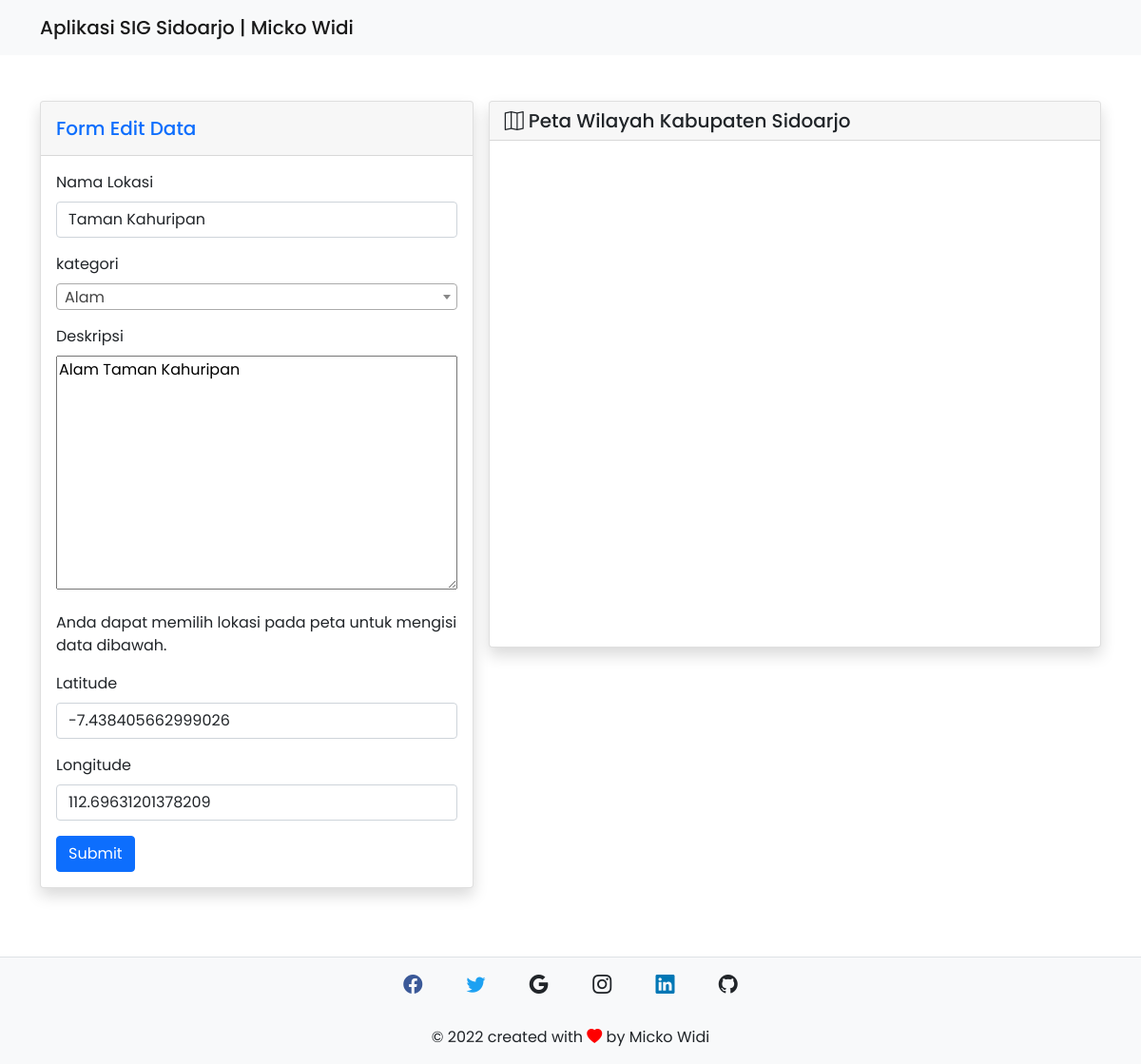
The page /view/edit.php?id=2 on the database its author committed.
### tables this page shows
CREATE TABLE `tourism` (
  `id` int(11) NOT NULL,
  `name` varchar(255) DEFAULT NULL,
  `category` varchar(255) DEFAULT NULL,
  `description` text DEFAULT NULL,
  `lat` double DEFAULT NULL,
  `lng` double DEFAULT NULL
);

### view/edit.php (the view, shortened to what this page needs)
<?php include './template/header.php' ?>
<?php $id = $_GET['id']; ?>
<div class="row g-3">
  <div class="col-lg-5 col-md-12">
    <div class="card shadow mb-4">
      <div class="card-header py-3 ">
        <h5 class="m-0 font-weight-bold text-primary">Form Edit Data</h5>
      </div>
      <div class="card-body">
        <?php
          $sql = "select * from tourism where id = '$id'";
          $query = mysqli_query($connection, $sql);
          while ($tourism = mysqli_fetch_array($query)) :
        ?>
      <form action="../controller/update.php" method="POST">
        <div class="mb-3">
          <label class="form-label">Nama Lokasi</label>
          <input type="text" class="form-control" name="name" value="<?= $tourism['name'] ?>" required>
        </div>
        <div class="mb-3">
          <label class="form-label">kategori</label><br>
        </div>
        <div class="mb-3">
          <label class="form-label">Deskripsi</label>
          <textarea name="description" style="width: 100%;" cols="30" rows="10"><?= $tourism['description'] ?></textarea>
        </div>
        <p>Anda dapat memilih lokasi pada peta untuk mengisi data dibawah.</p>
        <div class="mb-3">
          <label class="form-label">Latitude</label>
          <input type="text" class="form-control" id="lat" name="lat" value="<?= $tourism['lat'] ?>" required>
        </div>
        <div class="mb-3">
          <label class="form-label">Longitude</label>
          <input type="text" class="form-control" id="lng" name="lng" value="<?= $tourism['lng'] ?>" required>
        </div>
        <button type="submit" name="submit" class="btn btn-primary">Submit</button>
      </form>
        <?php endwhile ?>
      </div>
    </div>
  </div>
  <div class="col-lg-7 col-md-12">
    <div class="mb-3 card shadow">
      <h5 class="card-header">
        <i class="bi bi-map"></i> Peta Wilayah Kabupaten Sidoarjo
      </h5>
      <div class="card-body">
        <div id="googleMap-edit" style="width:100%;height:500px;"></div>
      </div>
    </div>
  </div>
</div>
<?php include './template/footer.php' ?>

### view/template/header.php (style rules this page uses)
body { font-family: 'Poppins', sans-serif; }

### rows shown on the page
tourism: name "Taman Kahuripan", description "Alam Taman Kahuripan", lat "-7.438405662999026", lng "112.69631201378209"
